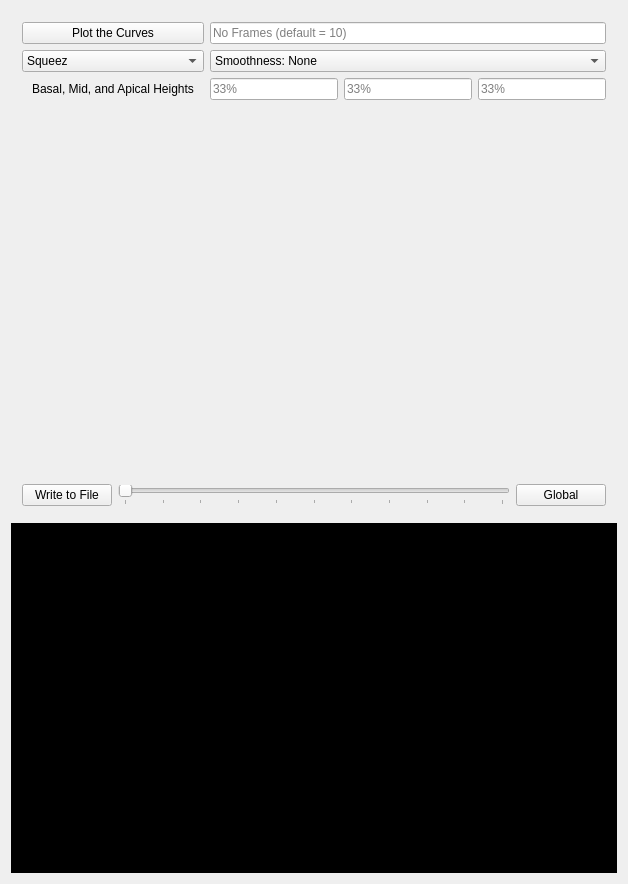
<?xml version="1.0" encoding="UTF-8"?>
<ui version="4.0">
 <class>MmcwViewPlotControls</class>
 <widget class="QWidget" name="MmcwViewPlotControls">
  <property name="geometry">
   <rect>
    <x>0</x>
    <y>0</y>
    <width>628</width>
    <height>882</height>
   </rect>
  </property>
  <property name="windowTitle">
   <string>QmitkTemplate</string>
  </property>
  <layout class="QVBoxLayout" name="verticalLayout">
   <item>
    <widget class="QWidget" name="Controls_1" native="true">
     <layout class="QGridLayout" name="gridLayout">
      <item row="4" column="1">
       <widget class="QLineEdit" name="lineEdit_1">
        <property name="toolTip">
         <string>Basal Segments</string>
        </property>
        <property name="inputMethodHints">
         <set>Qt::ImhDigitsOnly</set>
        </property>
        <property name="inputMask">
         <string>99</string>
        </property>
        <property name="maxLength">
         <number>2</number>
        </property>
        <property name="placeholderText">
         <string>33%</string>
        </property>
       </widget>
      </item>
      <item row="4" column="2">
       <widget class="QLineEdit" name="lineEdit_2">
        <property name="toolTip">
         <string>Mid Segments</string>
        </property>
        <property name="inputMethodHints">
         <set>Qt::ImhDigitsOnly</set>
        </property>
        <property name="inputMask">
         <string>99</string>
        </property>
        <property name="placeholderText">
         <string>33%</string>
        </property>
       </widget>
      </item>
      <item row="4" column="3">
       <widget class="QLineEdit" name="lineEdit_3">
        <property name="toolTip">
         <string>Apical Segments</string>
        </property>
        <property name="inputMethodHints">
         <set>Qt::ImhDigitsOnly</set>
        </property>
        <property name="inputMask">
         <string>99</string>
        </property>
        <property name="placeholderText">
         <string>33%</string>
        </property>
       </widget>
      </item>
      <item row="4" column="0">
       <widget class="QLabel" name="label">
        <property name="text">
         <string>Basal, Mid, and Apical Heights</string>
        </property>
        <property name="textFormat">
         <enum>Qt::PlainText</enum>
        </property>
        <property name="alignment">
         <set>Qt::AlignCenter</set>
        </property>
       </widget>
      </item>
      <item row="1" column="0">
       <widget class="QPushButton" name="button_1">
        <property name="toolTip">
         <string>Do image processing</string>
        </property>
        <property name="text">
         <string>Plot the Curves</string>
        </property>
       </widget>
      </item>
      <item row="2" column="0">
       <widget class="QComboBox" name="comboBox">
        <property name="maximumSize">
         <size>
          <width>16777215</width>
          <height>156</height>
         </size>
        </property>
        <item>
         <property name="text">
          <string>Squeez</string>
         </property>
        </item>
        <item>
         <property name="text">
          <string>Circumferential Small Strain</string>
        </property>
        </item>
        <item>
         <property name="text">
          <string>Circumferential Large Strain</string>
         </property>
        </item>
        <item>
         <property name="text">
          <string>Longitudinal Small Strain</string>
         </property>
        </item>
        <item>
         <property name="text">
          <string>Longitudinal Large Strain</string>
         </property>
        </item>
       </widget>
      </item>
      <item row="1" column="1" colspan="3">
       <widget class="QLineEdit" name="lineEdit_F">
        <property name="placeholderText">
         <string>No Frames (default = 10)</string>
        </property>
       </widget>
      </item>
      <item row="2" column="1" colspan="3">
       <widget class="QComboBox" name="comboBox_S">
        <item>
         <property name="text">
          <string>Smoothness: None</string>
         </property>
        </item>
        <item>
         <property name="text">
          <string>Smoothness: Medium</string>
         </property>
        </item>
        <item>
         <property name="text">
          <string>Smoothness: High</string>
         </property>
        </item>
       </widget>
      </item>
     </layout>
    </widget>
   </item>
   <item>
    <widget class="QVTKOpenGLWidget" name="widget_1" native="true">
     <property name="sizePolicy">
      <sizepolicy hsizetype="Minimum" vsizetype="MinimumExpanding">
       <horstretch>0</horstretch>
       <verstretch>0</verstretch>
      </sizepolicy>
     </property>
     <property name="minimumSize">
      <size>
       <width>400</width>
       <height>350</height>
      </size>
     </property>
    </widget>
   </item>
   <item>
    <widget class="QWidget" name="Controls_2" native="true">
     <layout class="QHBoxLayout" name="horizontalLayout">
      <item>
       <widget class="QPushButton" name="button_2">
        <property name="minimumSize">
         <size>
          <width>90</width>
          <height>0</height>
         </size>
        </property>
        <property name="text">
         <string>Write to File</string>
        </property>
       </widget>
      </item>
      <item>
       <widget class="QSlider" name="horizontalSlider">
        <property name="minimum">
         <number>0</number>
       </property>
        <property name="maximum">
         <number>10</number>
        </property>
        <property name="sliderPosition">
         <number>0</number>
        </property>
        <property name="tracking">
         <bool>true</bool>
        </property>
        <property name="orientation">
         <enum>Qt::Horizontal</enum>
        </property>
        <property name="tickPosition">
         <enum>QSlider::TicksBelow</enum>
        </property>
        <property name="tickInterval">
         <number>1</number>
        </property>
       </widget>
      </item>
      <item>
       <widget class="QPushButton" name="button_3">
        <property name="minimumSize">
         <size>
          <width>90</width>
          <height>0</height>
         </size>
        </property>
        <property name="text">
         <string>Global</string>
        </property>
        <property name="checkable">
         <bool>true</bool>
        </property>
       </widget>
      </item>
     </layout>
    </widget>
   </item>
   <item>
    <widget class="QmitkPlotWidget" name="widget_2" native="true">
     <property name="sizePolicy">
      <sizepolicy hsizetype="Minimum" vsizetype="MinimumExpanding">
       <horstretch>0</horstretch>
       <verstretch>0</verstretch>
      </sizepolicy>
     </property>
     <property name="minimumSize">
      <size>
       <width>400</width>
       <height>350</height>
      </size>
     </property>
     <property name="styleSheet">
      <string notr="true">background-color: black; color: white;</string>
     </property>
    </widget>
   </item>
   <item>
    <spacer name="spacer">
     <property name="orientation">
      <enum>Qt::Vertical</enum>
     </property>
     <property name="sizeType">
      <enum>QSizePolicy::Expanding</enum>
     </property>
     <property name="sizeHint" stdset="0">
      <size>
       <width>20</width>
       <height>22</height>
      </size>
     </property>
    </spacer>
   </item>
  </layout>
 </widget>
 <layoutdefault spacing="6" margin="11"/>
 <customwidgets>
  <customwidget>
   <class>QVTKOpenGLWidget</class>
   <extends>QWidget</extends>
   <header>QVTKOpenGLWidget.h</header>
   <container>1</container>
  </customwidget>
  <customwidget>
   <class>QmitkPlotWidget</class>
   <extends>QWidget</extends>
   <header>QmitkPlotWidget.h</header>
   <container>1</container>
  </customwidget>
 </customwidgets>
 <resources/>
 <connections/>
</ui>
